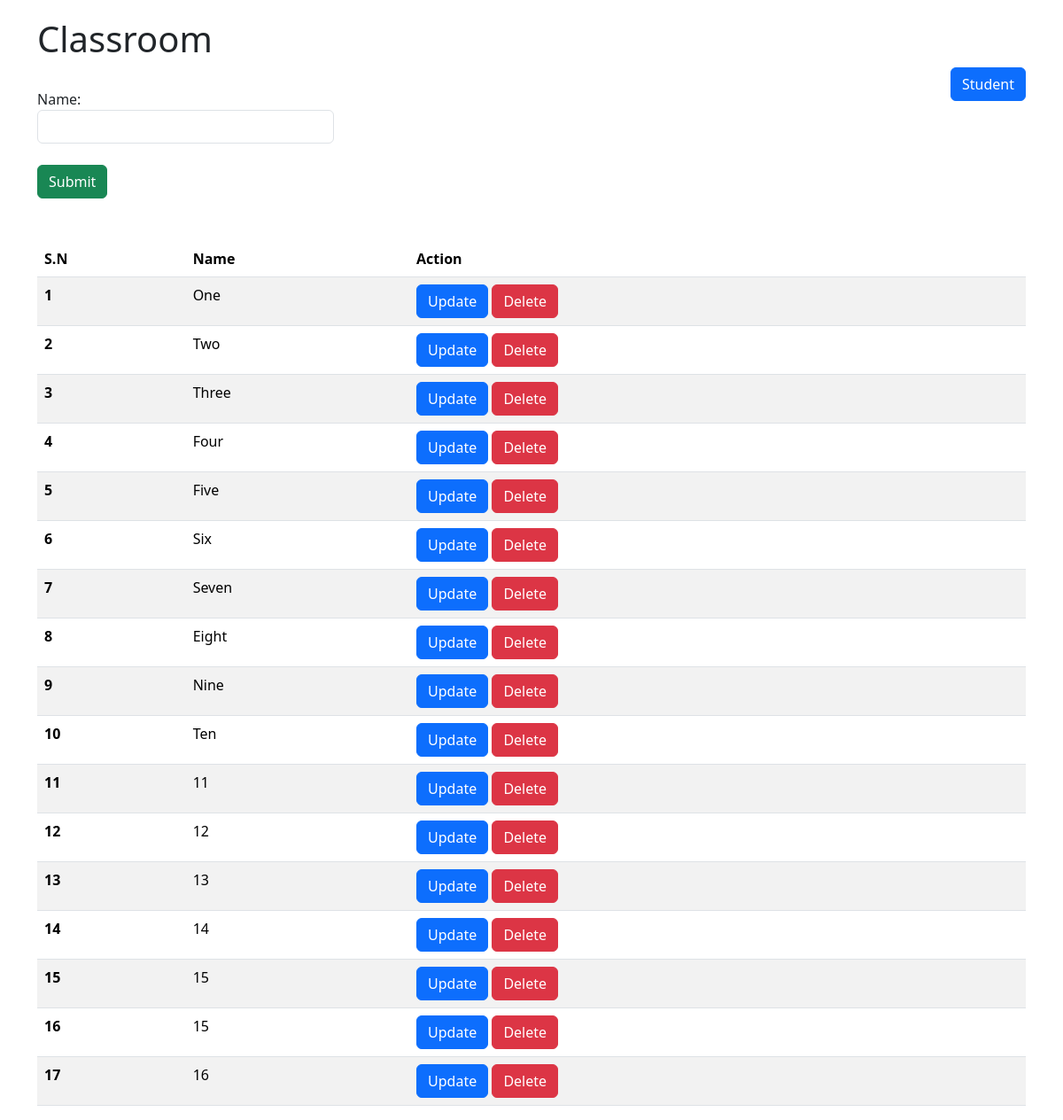
The page / on the database its author committed.
### CRUD/models.py (models this page shows, shortened)
class ClassRoom(models.Model):
    name = models.CharField(max_length=20)

### CRUD/views.py (the view)
# urls.py: path("", crud_classroom, name = "crud_classroom")
def crud_classroom(request):
    if request.method == "POST":
        print(request.POST)
        name = request.POST.get('name')
        ClassRoom.objects.create(name=name)
        return redirect('crud_classroom')
    classrooms = ClassRoom.objects.all()
    return render(request, template_name='CRUD/classroom.html', context ={"classrooms" : classrooms,
                                                                          "title" : "Classrooms" })

### CRUD/templates/CRUD/classroom.html (shortened to what this page needs)
{% extends 'CRUD/base.html' %}
{% block content %}
<h1>Classroom</h1>
<a style = "float: right" class="btn btn-primary" href = "{% url 'crud_student' %}">Student</a>
<br>
<form method = "post" action="{% url 'crud_classroom' %}">
    <label>Name:</label>
    <input type = "text" style= "width:30%" class = "form-control" name = "name">
    <br>
    <button class="btn btn-success" type="submit">Submit</button>
</form><br><br>
<table class="table table-striped table-hover">
    <thead>
      <tr>
        <th scope="col">S.N</th>
        <th scope="col">Name</th>
        <th scope="col">Action</th>
      </tr>
    </thead>
    <tbody>
        {% for classroom in classrooms %}
      <tr>
        <th scope="row">{{forloop.counter}}</th>
        <td>{{classroom.name}}</td>
        <td>
          <a class="btn btn-primary" href= "{% url 'classroom_update' classroom.id %}">Update</a>
          <a class="btn btn-danger" href = "{% url 'classroom_delete' classroom.id %}">Delete</a>
        </td>
        {% endfor %}
      </tr>
    </tbody>
  </table>
{% endblock %}

### rows shown on the page
ClassRoom: name "One"
ClassRoom: name "Two"
ClassRoom: name "Three"
ClassRoom: name "Four"
ClassRoom: name "Five"
ClassRoom: name "Six"
ClassRoom: name "Seven"
ClassRoom: name "Eight"
ClassRoom: name "Nine"
ClassRoom: name "Ten"
ClassRoom: name "11"
ClassRoom: name "12"
ClassRoom: name "13"
ClassRoom: name "14"
ClassRoom: name "15"
ClassRoom: name "15"
ClassRoom: name "16"
